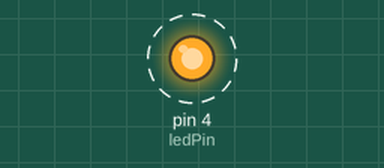
A sketch run on a simulated Arduino Uno, built with avr-gcc and run on an emulated ATmega328P. On the bench: output pins drawn as LEDs (lit = HIGH). Dashed ring = blinking.

Above: at 0.5 s.
Timing chart, 0 to 4.6 s (numbered marks = the images above):
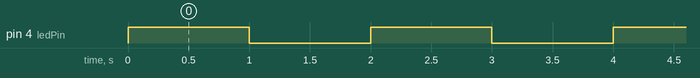

The sketch:

blink.ino
```cpp
// Define LED pin
const int ledPin =4 ; // GPIO4
void setup() {
  // Initialize the LED pin as output
  pinMode(ledPin, OUTPUT);
}
void loop() {
  digitalWrite(ledPin, HIGH); // Turn LED on
  delay(1000);                // Wait for 1 second
  digitalWrite(ledPin, LOW);  // Turn LED off
  delay(1000);                // Wait for 1 second
}
```

Measured:
- by itself, pin 4 (ledPin): alternates HIGH for 1.0 s and LOW for 1.0 s
